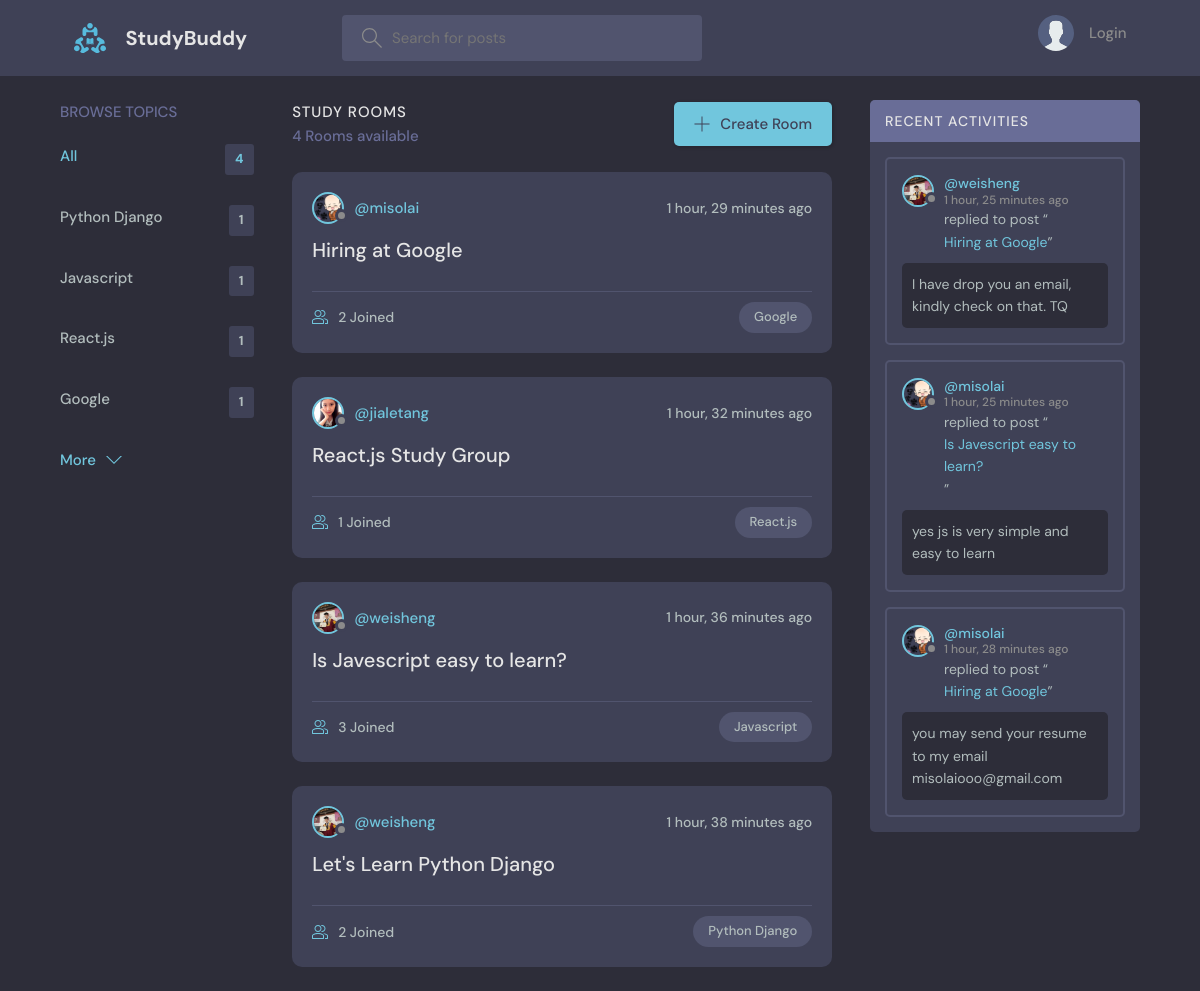
The page / on the database its author committed.
### base/models.py (models this page shows, shortened)
class Topic(models.Model):
    name = models.CharField(max_length=200)

class Room(models.Model):
    host = models.ForeignKey(User, on_delete=models.SET_NULL, null=True)
    topic = models.ForeignKey(Topic, on_delete=models.SET_NULL, null=True)
    name = models.CharField(max_length=200)
    description = models.TextField(null=True, blank=True)
    participants = models.ManyToManyField(
        User, related_name='participants', blank=True)
    updated = models.DateTimeField(auto_now=True)
    created = models.DateTimeField(auto_now_add=True)
    class Meta:
        ordering = ['-updated', '-created']
    def __str__(self):
        return self.name

class User(AbstractUser):
    name = models.CharField(max_length=200, null=True)
    email = models.EmailField(unique=True, null=True)
    bio = models.TextField(null=True)
    avatar = models.ImageField(null=True, default="avatar.svg")
    USERNAME_FIELD = 'email'
    REQUIRED_FIELDS = []

class Message(models.Model):
    user = models.ForeignKey(User, on_delete=models.CASCADE)
    room = models.ForeignKey(Room, on_delete=models.CASCADE)
    body = models.TextField()
    updated = models.DateTimeField(auto_now=True)
    created = models.DateTimeField(auto_now_add=True)
    class Meta:
        ordering = ['-updated', '-created']

### base/views.py (the view)
# urls.py: path('', views.home, name="home"),
def home(request):
    q = request.GET.get('q') if request.GET.get('q') != None else ''
    rooms = Room.objects.filter(
        Q(topic__name__icontains=q) |
        Q(name__icontains=q) |
        Q(description__icontains=q)
    )
    topics = Topic.objects.all()[0:5]
    room_count = rooms.count()
    room_messages = Message.objects.filter(
        Q(room__topic__name__icontains=q))[0:3]
    context = {'rooms': rooms, 'topics': topics,
               'room_count': room_count, 'room_messages': room_messages}
    return render(request, 'base/home.html', context)

### base/templates/base/home.html (shortened to what this page needs)
{% extends 'main.html' %}
{% block content %}
<main class="layout layout--3">
  <div class="container">
    {% include 'base/topics_component.html' %}
    <div class="roomList">
      <div class="roomList__header">
        <div>
          <h2>Study Rooms</h2>
          <p>{{room_count}} Rooms available</p>
        </div>
        <a class="btn btn--main" href="{% url 'create-room' %}">
          <svg version="1.1" xmlns="http://www.w3.org/2000/svg" width="32" height="32" viewBox="0 0 32 32">
            <title>add</title>
            <path
              d="M16.943 0.943h-1.885v14.115h-14.115v1.885h14.115v14.115h1.885v-14.115h14.115v-1.885h-14.115v-14.115z">
            </path>
          </svg>
          Create Room
        </a>
      </div>
      {% include 'base/feed_component.html' %}
    </div>
    {% include 'base/activity_component.html' %}
  </div>
</main>
{% endblock %}

### base/templates/base/topics_component.html
<div class="topics">
    <div class="topics__header">
        <h2>Browse Topics</h2>
    </div>
    <ul class="topics__list">
        <li>
            <a href="{% url 'home' %}" class="active">All <span>{{topics.count}}</span></a>
        </li>
        {% for topic in topics %}
        <li>
            <a href="{% url 'home' %}?q={{topic.name}}">{{topic.name}}<span>{{topic.room_set.all.count}}</span></a>
        </li>
        {% endfor %}
    </ul>
    <a class="btn btn--link" href="{% url 'topics' %}">
        More
        <svg version="1.1" xmlns="http://www.w3.org/2000/svg" width="32" height="32" viewBox="0 0 32 32">
            <title>chevron-down</title>
            <path d="M16 21l-13-13h-3l16 16 16-16h-3l-13 13z"></path>
        </svg>
    </a>
</div>

### base/templates/base/feed_component.html (shortened to what this page needs)
{% for room in rooms %}
<div class="roomListRoom">
    <div class="roomListRoom__header">
        <a href="{% url 'user-profile' room.host.id %}" class="roomListRoom__author">
            <div class="avatar avatar--small">
                <img src="{{room.host.avatar.url}}" />
            </div>
            <span>@{{room.host.username}}</span>
        </a>
        <div class="roomListRoom__actions">
            <span>{{room.created|timesince}} ago</span>
        </div>
    </div>
    <div class="roomListRoom__content">
        <a href="{% url 'room' room.id %}">{{room.name}}</a>
    </div>
    <div class="roomListRoom__meta">
        <a href="{% url 'room' room.id %}" class="roomListRoom__joined">
            {{room.participants.all.count}} Joined
        </a>
        <p class="roomListRoom__topic">{{room.topic.name}}</p>
    </div>
</div>
{% endfor %}

### base/templates/base/activity_component.html (shortened to what this page needs)
<div class="activities">
    <div class="activities__header">
        <h2>Recent Activities</h2>
    </div>
    {% for message in room_messages %}
    <div class="activities__box">
        <div class="activities__boxHeader roomListRoom__header">
            <a href="{% url 'user-profile' message.user.id %}" class="roomListRoom__author">
                <div class="avatar avatar--small">
                    <img src="{{message.user.avatar.url}}" />
                </div>
                <p>
                    @{{message.user.username}}
                    <span>{{message.created|timesince}} ago</span>
                </p>
            </a>
        </div>
        <div class="activities__boxContent">
            <p>replied to post “<a href="{% url 'room' message.room.id %}">{{message.room}}</a>”</p>
            <div class="activities__boxRoomContent">{{message.body}}</div>
        </div>
    </div>
    {% endfor %}
</div>

### rows shown on the page
Topic: name "Python Django", room_set.all.count "1"
Topic: name "Javascript", room_set.all.count "1"
Topic: name "React.js", room_set.all.count "1"
Topic: name "Google", room_set.all.count "1"
Room: host.avatar (picture), host.username "misolai", created "1 hour, 29 minutes", name "Hiring at Google", participants.all.count "2", topic.name "Google"
Room: host.avatar (picture), host.username "jialetang", created "1 hour, 32 minutes", name "React.js Study Group", participants.all.count "1", topic.name "React.js"
Room: host.avatar (picture), host.username "weisheng", created "1 hour, 36 minutes", name "Is Javescript easy to learn?", participants.all.count "3", topic.name "Javascript"
Room: host.avatar (picture), host.username "weisheng", created "1 hour, 38 minutes", name "Let's Learn Python Django", participants.all.count "2", topic.name "Python Django"
Message: user.avatar (picture), user.username "weisheng", created "1 hour, 25 minutes", room "Hiring at Google", body "I have drop you an email, kindly check on that. TQ"
Message: user.avatar (picture), user.username "misolai", created "1 hour, 25 minutes", room "Is Javescript easy to learn?", body "yes js is very simple and easy to learn"
Message: user.avatar (picture), user.username "misolai", created "1 hour, 28 minutes", room "Hiring at Google", body "you may send your resume to my email misolaiooo@gmail.com"

### other values the page prints
{{ topics.count }} "4"
{{ room_count }} "4"
